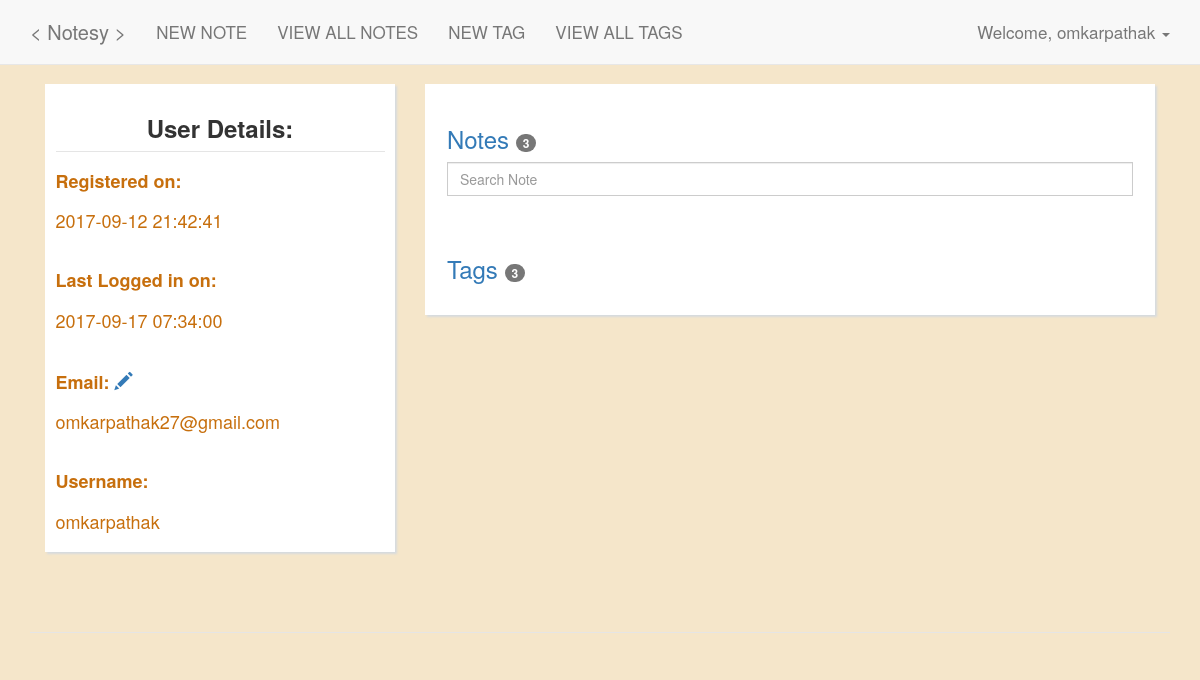
The app's page /profile/settings/ (signed in) with its own data.
### tables this page shows
CREATE TABLE `users` (
  `id` INTEGER NOT NULL PRIMARY KEY AUTOINCREMENT,
  `registered_at` TIMESTAMP NOT NULL DEFAULT (strftime('%Y-%m-%d %H:%M:%S', 'now', 'localtime')),
  `last_login` TIMESTAMP NOT NULL DEFAULT (strftime('%Y-%m-%d %H:%M:%S', 'now', 'localtime')),
  `username` VARCHAR(255),
  `password` VARCHAR(200),
  `email` VARCHAR(200)
);

### core/views.py (the view)
@core.route("/profile/settings/")
@login_required
def profile_settings():
    user_data = functions.get_user_data(session['id'])
    notes_count = functions.get_number_of_notes(session['id'])
    tag_count = functions.get_number_of_tags(session['id'])
    return render_template(
        'profile_settings.html',
        user_data=user_data,
        username=session['username'],
        notes_count=notes_count,
        tag_count=tag_count
    )

### utils/functions.py (called while the page is built)
def get_database_connection():
    import sqlite3
    sqlite_file = 'notes.db'
    file_exists = os.path.isfile(sqlite_file)
    conn = sqlite3.connect(sqlite_file)
    if not file_exists:
        create_sqlite_tables(conn)
    return conn

def get_user_data(user_id):
    conn = get_database_connection()
    try:
        cursor = conn.cursor()
        cursor.execute('SELECT * FROM users WHERE id=?', (str(user_id), ))
        results = cursor.fetchall()
        cursor.close()
        if len(results) == 0:
            return None
        return results
    except:
        cursor.close()

def get_number_of_notes(id):
    conn = get_database_connection()
    try:
        cursor = conn.cursor()
        cursor.execute('SELECT COUNT(note) FROM notes WHERE user_id=' + str(id))
        results = cursor.fetchone()[0]
        cursor.close()
        return results
    except:
        cursor.close()

def get_number_of_tags(id):
    conn = get_database_connection()
    try:
        cursor = conn.cursor()
        cursor.execute('SELECT COUNT(tag) FROM tags WHERE user_id=' + str(id))
        results = cursor.fetchone()[0]
        cursor.close()
        return results
    except:
        cursor.close()

### templates/profile_settings.html (shortened to what this page needs)
{% extends "index.html" %}
{% block content %}
    <div class="container" style="padding-top: 2%">
        <div class="col-lg-4 col-md-4 col-sm-12 col-xs-12">
            <div class="thumbnail" style="padding: 3%">
                {% for user in user_data %}
                    <legend><h3 class="text-center"><b>User Details:</b></h3></legend>
                    <h4><b>Registered on:</b> <br><br> {{ user[1]   }}</h4>
                    <br>
                    <h4><b>Last Logged in on:</b> <br><br> {{ user[2] }}</h4>
                    <br>
                    <h4><b>Email: <a href="/profile/settings/change_email/"><span class="glyphicon glyphicon-pencil"></span></a></b> <br><br> {{ user[5] }}</h4>
                    <br>
                    <h4><b>Username:</b> <br><br> {{ user[3] }}</h4>
                {% endfor %}
            </div>
        </div>
        <div class="col-lg-8 col-md-8 col-sm-12 col-xs-12">
            <div class="thumbnail"  style="padding: 3%">
                <a href="/profile/">
                    <h3>Notes <span class="badge">{{ notes_count }}</span></h3>
                </a>
                <input type="text" id="notes" class="form-control no_borders" autocomplete="off" name="notes" placeholder="Search Note">
                <div style="padding-top: 20px">
                </div>
                <br>
                <a href="/tags/">
                    <h3>Tags <span class="badge">{{ tag_count }}</span></h3>
                </a>
            </div>
        </div>
    </div>
{% endblock %}

### templates/index.html (shortened to what this page needs)
<html>
    <head>
        <link rel='stylesheet' href='{{ url_for("static", filename="css/bootstrap.min.css") }}'>
        <link rel='stylesheet' href='{{ url_for("static", filename="css/base.css") }}'>
    </head>
    <body>
        <nav class="navbar navbar-default navbar-fixed-top">
            <div class="container">
                <div class="navbar-header">
                    <a class="navbar-brand" href="/">
                        &lt Notesy &gt
                    </a>
                </div>
                <div id="navbar" class="navbar-collapse collapse">
                    <ul class="nav navbar-nav" id="navbar-links">
                        {% if username %}
                            <li>
                                <a href="/notes/add/">NEW NOTE</a>
                            </li>
                            <li>
                                <a href="/profile/">VIEW ALL NOTES</a>
                            </li>
                            <li>
                                <a href="/tags/add/">NEW TAG</a>
                            </li>
                            <li>
                                <a href="/tags/">VIEW ALL TAGS</a>
                            </li>
                        {% else %}
                            <li>
                                <a href="/"> HOME </a>
                            </li>
                        {% endif %}
                    </ul>
                    <ul class="nav navbar-nav navbar-right">
                        {% if username %}
                            <li class="dropdown">
                                <a href="#" class="dropdown-toggle" data-toggle="dropdown" role="button" aria-haspopup="true" aria-expanded="false">
                                    Welcome, {{ username }} <span class="caret"></span>
                                </a>
                            </li>
                        {% else %}
                            <li><a href="/signup/"><span class="glyphicon glyphicon-user"></span> Sign Up </a></li>
                            <li><a href="/login/"><span class="glyphicon glyphicon-log-in"></span> Login </a></li>
                        {% endif %}
                    </ul>
                </div>
            </div>
        </nav>
        {% block content %}
        {% endblock %}
        <div class="container inline-p">
            <legend></legend>
        </div>
    </body>
</html>

### static/css/base.css (style rules this page uses)
body { background-color: #F5E6CA; }
.navbar-default { font-size: 17px; margin: 0; padding: 7px; }
nav .navbar-brand { font-size: 20px; }
.thumbnail { border-radius: 0; box-shadow: 2px 2px 2px #D6DBDF; border-style: none; border: 0; color: #C76F0D; }
.no_borders { border-radius: 0; }

### records on screen
users: username "omkarpathak", registered_at "2017-09-12 21:42:41", last_login "2017-09-17 07:34:00", email "omkarpathak27@gmail.com"

### other values on screen
{{ notes_count }} "3"
{{ tag_count }} "3"
